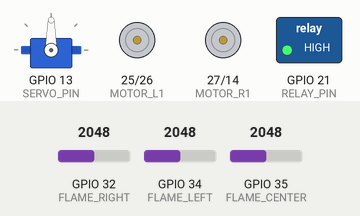
Bench run of a sketch on a simulated ESP32. Shown: servo, motor-driver pin pairs drawn as motors (green arrow = first pin HIGH = forward, orange = second pin HIGH = backward, longer = more drive), switched loads named in the sketch (green lamp = pin HIGH). Inputs (shaded band) come from the test bench; at power-on: GPIO 32 (FLAME_RIGHT) = 2048, GPIO 34 (FLAME_LEFT) = 2048, GPIO 35 (FLAME_CENTER) = 2048.

Above: at 1.2 s.
1.3 s: GPIO 32 (FLAME_RIGHT) set to 1958
At 1.45 s:
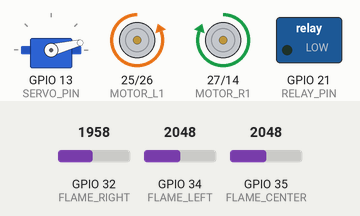
4.3 s: GPIO 34 (FLAME_LEFT) set to 1927
At 4.45 s:
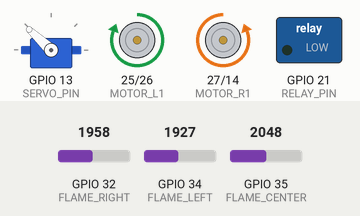
7.3 s: GPIO 35 (FLAME_CENTER) set to 1957
10.3 s: GPIO 35 (FLAME_CENTER) set to 1868
At 10.45 s:
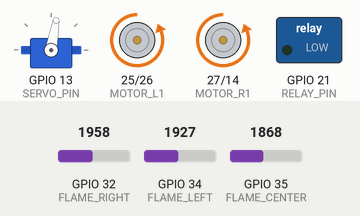
Timing chart, 0 to 17.3 s (numbered marks = the images above; inputs shaded):
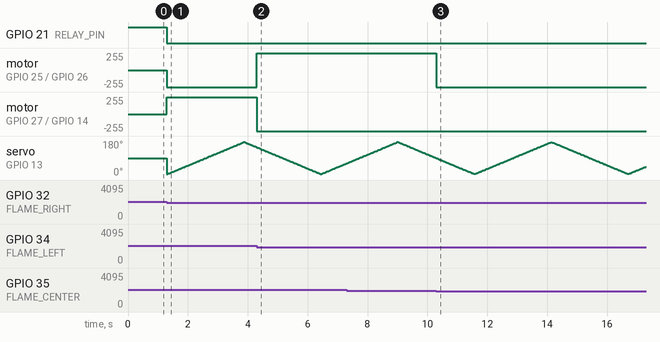

The sketch:

FireFighterFinal.ino
```cpp
#include <ESP32Servo.h>

#define FLAME_LEFT 34
#define FLAME_CENTER 35
#define FLAME_RIGHT 32

#define MOTOR_L1 25
#define MOTOR_L2 26
#define MOTOR_R1 27
#define MOTOR_R2 14

#define RELAY_PIN 21
#define SERVO_PIN 13

#define FIRE_DETECTED_THRESHOLD 2000
#define MOVE_DURATION 500

Servo myServo;

// status
bool fireDetected = false;
bool motorRunning = false;

unsigned long moveStartTime = 0;

// ================= SERVO CONTROL =================
unsigned long previousMillis = 0;
const int interval = 15;   // kecepatan servo

int servoPos = 5;
bool forward = true;

void setup() {
  Serial.begin(115200);

  pinMode(RELAY_PIN, OUTPUT);
  digitalWrite(RELAY_PIN, HIGH);  // relay mati

  pinMode(MOTOR_L1, OUTPUT);
  pinMode(MOTOR_L2, OUTPUT);
  pinMode(MOTOR_R1, OUTPUT);
  pinMode(MOTOR_R2, OUTPUT);

  stopMotors();

  myServo.setPeriodHertz(50);
  myServo.attach(SERVO_PIN, 500, 2400);
  myServo.write(90);

  pinMode(FLAME_LEFT, INPUT);
  pinMode(FLAME_CENTER, INPUT);
  pinMode(FLAME_RIGHT, INPUT);
}

void loop() {

  int left = analogRead(FLAME_LEFT);
  int center = analogRead(FLAME_CENTER);
  int right = analogRead(FLAME_RIGHT);

  int minValue = min(left, min(center, right));

  // ===== DETEKSI API =====
  if (minValue < FIRE_DETECTED_THRESHOLD) {
    fireDetected = true;

    // kalau baru mulai deteksi api
    if (!motorRunning) {
      moveStartTime = millis();
      motorRunning = true;

      if (minValue == left) turnLeft();
      else if (minValue == center) moveForward();
      else turnRight();
    }

  } else {
    fireDetected = false;
    motorRunning = false;
    stopMotors();
  }

  // ===== BATASI MOTOR 3 DETIK =====
  if (motorRunning && millis() - moveStartTime >= MOVE_DURATION) {
    stopMotors();
    motorRunning = false;
  }

  // ===== POMPA AKTIF SELAMA API ADA =====
  if (fireDetected) {
    pumpservo(true);
  } else {
    pumpservo(false);
  }
}

// MOTOR CONTROL

void moveForward() {
  digitalWrite(MOTOR_L1, LOW);
  digitalWrite(MOTOR_L2, HIGH);
  digitalWrite(MOTOR_R1, LOW);
  digitalWrite(MOTOR_R2, HIGH);
}

void turnLeft() {
  digitalWrite(MOTOR_L1, HIGH);
  digitalWrite(MOTOR_L2, LOW);
  digitalWrite(MOTOR_R1, LOW);
  digitalWrite(MOTOR_R2, HIGH);
}

void turnRight() {
  digitalWrite(MOTOR_L1, LOW);
  digitalWrite(MOTOR_L2, HIGH);
  digitalWrite(MOTOR_R1, HIGH);
  digitalWrite(MOTOR_R2, LOW);
}

void stopMotors() {
  digitalWrite(MOTOR_L1, LOW);
  digitalWrite(MOTOR_L2, LOW);
  digitalWrite(MOTOR_R1, LOW);
  digitalWrite(MOTOR_R2, LOW);
}

// PUMP + SERVO

void pumpservo(bool active) {

  if (active) {

    digitalWrite(RELAY_PIN, LOW);  // pompa ON

    if (millis() - previousMillis >= interval) {
      previousMillis = millis();

      myServo.write(servoPos);

      if (forward) {
        servoPos++;
        if (servoPos >= 175) {
          servoPos = 175;
          forward = false;
        }
      } else {
        servoPos--;
        if (servoPos <= 5) {
          servoPos = 5;
          forward = true;
        }
      }
    }

  } else {

    digitalWrite(RELAY_PIN, HIGH);  // pompa OFF
    myServo.write(90);
  }
}
```

Measured:
- the behaviour switches between 2000 and 1999 on GPIO 32 (FLAME_RIGHT) (found by bisection; images 0 and 1)
- the behaviour switches between 1959 and 1958 on GPIO 34 (FLAME_LEFT) (found by bisection; images 1 and 2)
- the behaviour switches between 1927 and 1926 on GPIO 35 (FLAME_CENTER) (found by bisection; images 2 and 3)
- after the input at 1.3 s, GPIO 21 (RELAY_PIN): HIGH → LOW at once; motor on GPIO 25 (MOTOR_L1) / GPIO 26 (MOTOR_L2): stopped → backward 255/255 at once; motor on GPIO 27 (MOTOR_R1) / GPIO 14 (MOTOR_R2): stopped → forward 255/255 at once
- after the input at 4.3 s, motor on GPIO 25 (MOTOR_L1) / GPIO 26 (MOTOR_L2): backward 255/255 → forward 255/255 at once; motor on GPIO 27 (MOTOR_R1) / GPIO 14 (MOTOR_R2): forward 255/255 → backward 255/255 at once
- after the input at 10.3 s, motor on GPIO 25 (MOTOR_L1) / GPIO 26 (MOTOR_L2): forward 255/255 → backward 255/255 at once
